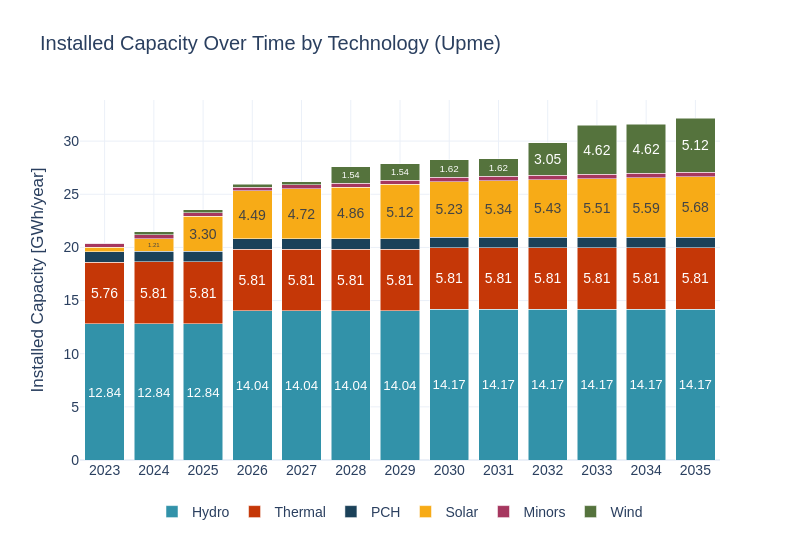

Notebook code for this chart:
### Code cell
cap_inst_upme = pd.read_csv('../../../data/UPME/scenarios/1_upme.csv')
all_techs  = cap_inst_upme["gen_tech"].unique()

full_index = pd.MultiIndex.from_product([range(years[0], years[1] + 1), all_techs], names=["year", "gen_tech"])
all_combinations = pd.DataFrame(index=full_index).reset_index()

cap_inst_upme = pd.merge(all_combinations, cap_inst_upme, on=["year", "gen_tech"], how="left")
cap_inst_upme["BuildGen"] = cap_inst_upme["BuildGen"].fillna(0)

cap_inst_upme = cap_inst_upme[['year', 'gen_tech', 'BuildGen']]
cap_inst_upme = cap_inst_upme.groupby(['year', 'gen_tech'], as_index=False)['BuildGen'].sum()

cap_inst_upme["BuildGen"] = cap_inst_upme.groupby("gen_tech")["BuildGen"].cumsum()
cap_inst_upme["BuildGen"] = cap_inst_upme["BuildGen"] / 1000
sw.scenarios.dispatched_generation(cap_inst_upme, 'Installed Capacity', 'GWh', 'year', 'BuildGen', 'gen_tech', scenario_name, 'Upme', 1)
#cap_inst_upme.to_csv('./14_upme.csv')

### Figure 1 — Plotly figure (JSON) as saved in the notebook; plotly's stock layout.template omitted (floating-point values rounded to 4 significant figures)
{"data": [{"hovertemplate": "gen_tech=Hydro<br>Year=%{x}<br>Dispatched Generation (MW)=%{y}<br>text=%{text}<extra></extra>", "insidetextanchor": "middle", "legendgroup": "Hydro", "marker": {"color": "#3292A9", "pattern": {"shape": ""}}, "name": "Hydro", "orientation": "v", "showlegend": true, "text": ["12.84", "12.84", "12.84", "14.04", "14.04", "14.04", "14.04", "14.17", "14.17", "14.17", "14.17", "14.17", "14.17"], "textangle": 0, "textposition": "inside", "texttemplate": "%{text}", "type": "bar", "x": [2023, 2024, 2025, 2026, 2027, 2028, 2029, 2030, 2031, 2032, 2033, 2034, 2035], "xaxis": "x", "y": [12.84, 12.84, 12.84, 14.04, 14.04, 14.04, 14.04, 14.17, 14.17, 14.17, 14.17, 14.17, 14.17], "yaxis": "y"}, {"hovertemplate": "gen_tech=Thermal<br>Year=%{x}<br>Dispatched Generation (MW)=%{y}<br>text=%{text}<extra></extra>", "insidetextanchor": "middle", "legendgroup": "Thermal", "marker": {"color": "#C53707", "pattern": {"shape": ""}}, "name": "Thermal", "orientation": "v", "showlegend": true, "text": ["5.76", "5.81", "5.81", "5.81", "5.81", "5.81", "5.81", "5.81", "5.81", "5.81", "5.81", "5.81", "5.81"], "textangle": 0, "textposition": "inside", "texttemplate": "%{text}", "type": "bar", "x": [2023, 2024, 2025, 2026, 2027, 2028, 2029, 2030, 2031, 2032, 2033, 2034, 2035], "xaxis": "x", "y": [5.764, 5.806, 5.806, 5.806, 5.806, 5.806, 5.806, 5.806, 5.806, 5.806, 5.806, 5.806, 5.806], "yaxis": "y"}, {"hovertemplate": "gen_tech=PCH<br>Year=%{x}<br>Dispatched Generation (MW)=%{y}<br>text=%{text}<extra></extra>", "insidetextanchor": "middle", "legendgroup": "PCH", "marker": {"color": "#1B4159", "pattern": {"shape": ""}}, "name": "PCH", "orientation": "v", "showlegend": true, "text": ["", "", "", "", "", "", "", "", "", "", "", "", ""], "textangle": 0, "textposition": "inside", "texttemplate": "%{text}", "type": "bar", "x": [2023, 2024, 2025, 2026, 2027, 2028, 2029, 2030, 2031, 2032, 2033, 2034, 2035], "xaxis": "x", "y": [0.972, 0.972, 0.972, 0.972, 0.972, 0.972, 0.972, 0.972, 0.972, 0.972, 0.972, 0.972, 0.972], "yaxis": "y"}, {"hovertemplate": "gen_tech=Solar<br>Year=%{x}<br>Dispatched Generation (MW)=%{y}<br>text=%{text}<extra></extra>", "insidetextanchor": "middle", "legendgroup": "Solar", "marker": {"color": "#F7AB17", "pattern": {"shape": ""}}, "name": "Solar", "orientation": "v", "showlegend": true, "text": ["", "1.21", "3.30", "4.49", "4.72", "4.86", "5.12", "5.23", "5.34", "5.43", "5.51", "5.59", "5.68"], "textangle": 0, "textposition": "inside", "texttemplate": "%{text}", "type": "bar", "x": [2023, 2024, 2025, 2026, 2027, 2028, 2029, 2030, 2031, 2032, 2033, 2034, 2035], "xaxis": "x", "y": [0.454, 1.211, 3.296, 4.493, 4.721, 4.859, 5.122, 5.231, 5.34, 5.431, 5.51, 5.59, 5.678], "yaxis": "y"}, {"hovertemplate": "gen_tech=Minors<br>Year=%{x}<br>Dispatched Generation (MW)=%{y}<br>text=%{text}<extra></extra>", "insidetextanchor": "middle", "legendgroup": "Minors", "marker": {"color": "#A6375F", "pattern": {"shape": ""}}, "name": "Minors", "orientation": "v", "showlegend": true, "text": ["", "", "", "", "", "", "", "", "", "", "", "", ""], "textangle": 0, "textposition": "inside", "texttemplate": "%{text}", "type": "bar", "x": [2023, 2024, 2025, 2026, 2027, 2028, 2029, 2030, 2031, 2032, 2033, 2034, 2035], "xaxis": "x", "y": [0.369, 0.369, 0.369, 0.369, 0.369, 0.369, 0.369, 0.422, 0.422, 0.422, 0.422, 0.422, 0.422], "yaxis": "y"}, {"hovertemplate": "gen_tech=Wind<br>Year=%{x}<br>Dispatched Generation (MW)=%{y}<br>text=%{text}<extra></extra>", "insidetextanchor": "middle", "legendgroup": "Wind", "marker": {"color": "#55733D", "pattern": {"shape": ""}}, "name": "Wind", "orientation": "v", "showlegend": true, "text": ["", "", "", "", "", "1.54", "1.54", "1.62", "1.62", "3.05", "4.62", "4.62", "5.12"], "textangle": 0, "textposition": "inside", "texttemplate": "%{text}", "type": "bar", "x": [2023, 2024, 2025, 2026, 2027, 2028, 2029, 2030, 2031, 2032, 2033, 2034, 2035], "xaxis": "x", "y": [0.0, 0.255, 0.255, 0.255, 0.255, 1.542, 1.542, 1.622, 1.622, 3.048, 4.623, 4.623, 5.123], "yaxis": "y"}], "layout": {"barmode": "stack", "font": {"family": "Arial", "size": 14}, "height": 540, "legend": {"orientation": "h", "title": {}, "tracegroupgap": 0, "x": 0.5, "xanchor": "center", "y": -0.1}, "title": {"text": "Installed Capacity Over Time by Technology (Upme)"}, "width": 800, "xaxis": {"anchor": "y", "domain": [0, 1], "showgrid": true, "tickangle": 0, "tickfont": {"family": "Arial", "size": 14}, "tickvals": [2023, 2024, 2025, 2026, 2027, 2028, 2029, 2030, 2031, 2032, 2033, 2034, 2035], "title": {"text": ""}}, "yaxis": {"anchor": "x", "domain": [0, 1], "title": {"text": "Installed Capacity [GWh/year]"}}}}
